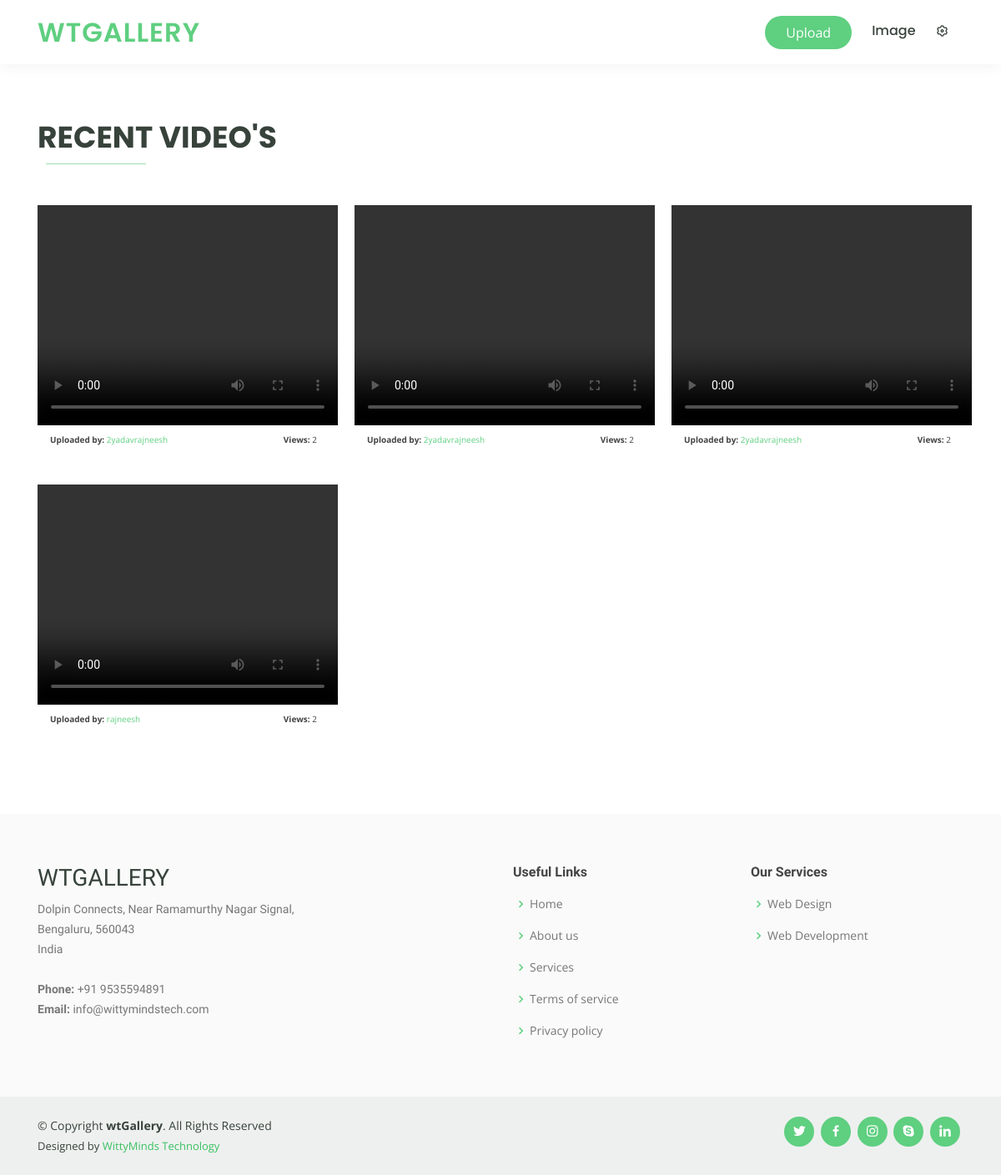
/video/, run on an earlier commit of the app's database.
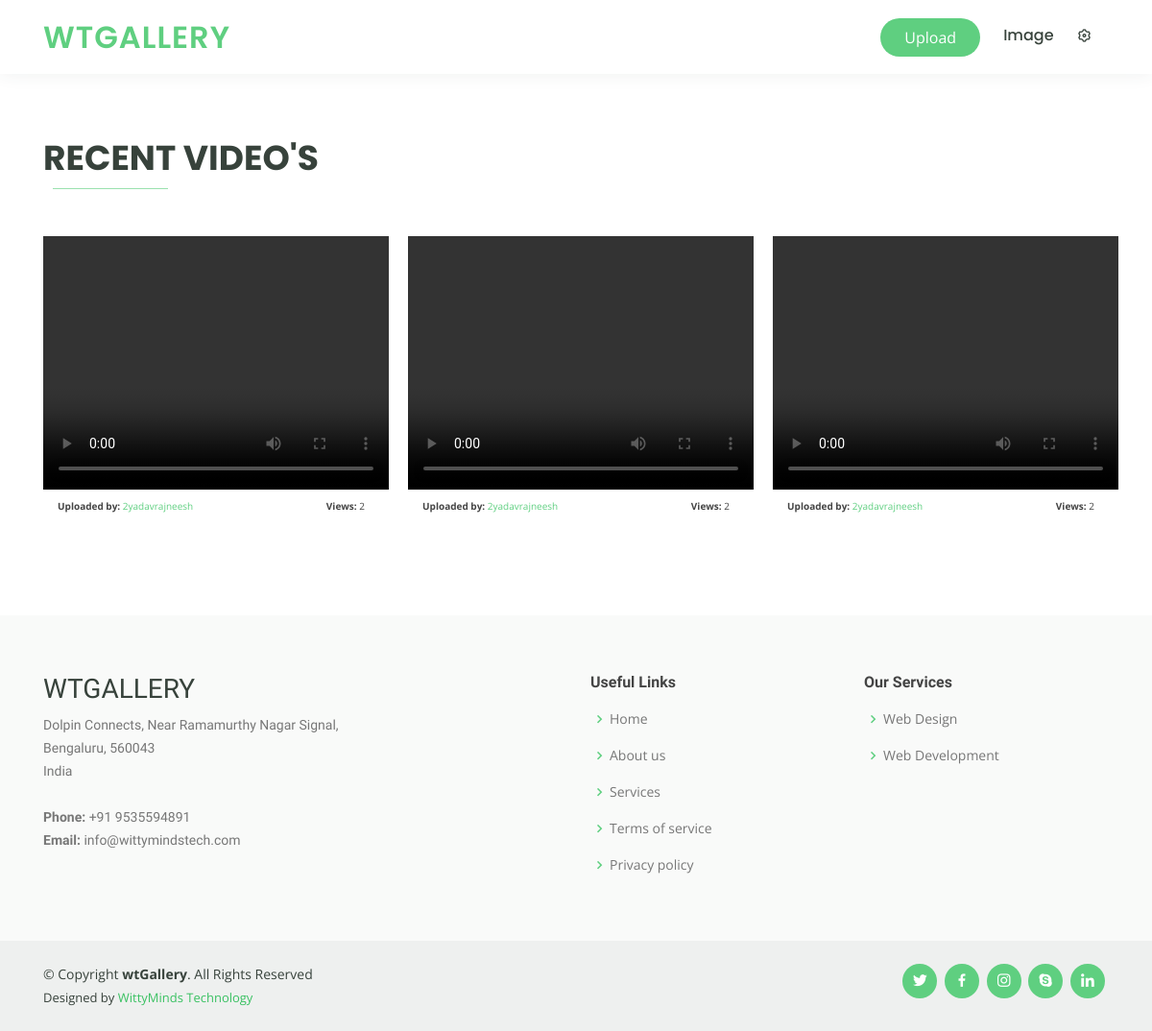
And on a later commit of the database.
### wtpixel/models.py (models this page shows, shortened)
class Video(models.Model):
    user = models.ForeignKey(User, on_delete=models.CASCADE, null=True)
    title = models.CharField(max_length=255, blank=False)
    file = models.FileField(upload_to='videos', blank=False)
    uploaded_at = models.DateTimeField(auto_now_add=True)

### wtpixel/views.py (the view)
# urls.py: path('video/', views.video, name='video'),
def video(request):
    portfolio = Video.objects.all()
    context = {"portfolio": portfolio}
    return render(request, "video.html", context)

### templates/video.html (shortened to what this page needs)
{% extends 'layout.html' %}
{% load static %}
{% block body %}
  <main id="main" style="margin-top:78px;">
    <section id="portfolio" class="portfolio">
      <div class="container">
        <div class="section-title">
          <p>Recent Video's</p>
          <h2></h2>
        </div>
        <div class="row portfolio-container">
          {% for portfolio in portfolio %}
          <div class="col-lg-4 col-md-6 portfolio-item">
              <video id="my-video" class="video-js vjs-theme-forest" controls preload="auto" width="360" height="264" data-setup="{}">
                <source src="{{ portfolio.file.url }}" type="video/mp4">
              </video>
              <div class="mx-auto my-1 col-lg-12 d-block" style="font-size: 10px;">
                <p class="float-left">
                  <span class="font-weight-bold">Uploaded by:</span> <a href="{% url 'profile' username=portfolio.user.username %}">{{portfolio.user}}</a>
                </p>
                <p class="float-right">
                  <span class="font-weight-bold">Views:</span> 2
                </p>
              </div>
          </div>
          {% endfor %}
        </div>
      </div>
    </section>
  </main>
{% endblock body %}

What changed in the data, as far as the page shows it:
removed Video: user "rajneesh"
